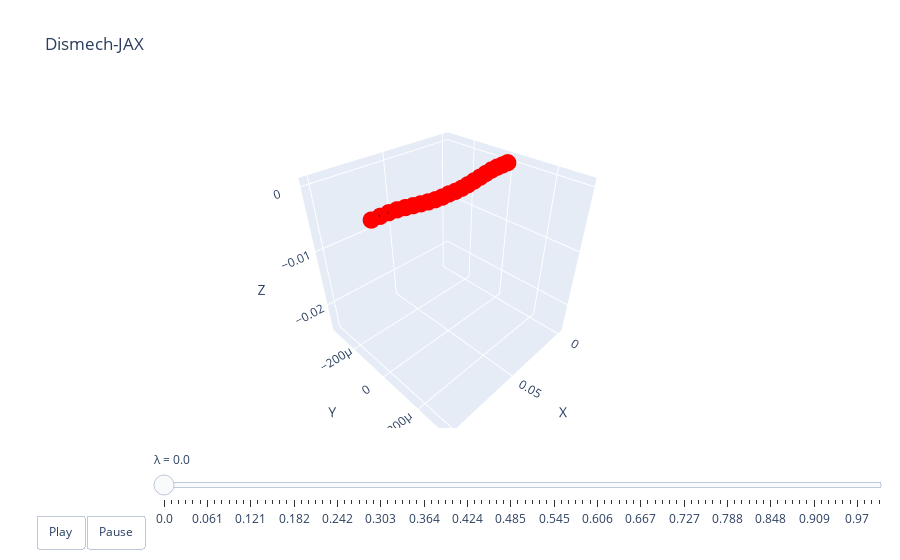

The code cell stored with this chart in its notebook:
### Code cell
lambdas = jnp.linspace(0, 1.0, 100)
xf_test = sim.solve(lambdas, xf0, final_Theta, aux, state, nsteps=10)
xb_star = jax.vmap(fixed_0, (0, None))(lambdas, aux)
qs = jax.vmap(get_q, (0, 0, None))(xf_test, xb_star, aux)
dismech.animate(lambdas, qs, top)

### Figure 1 — Plotly figure (JSON) as saved in the notebook; plotly's stock layout.template omitted (floating-point values rounded to 4 significant figures)
{"data": [{"line": {"color": "black", "width": 4}, "marker": {"color": "red", "size": 6}, "mode": "lines+markers", "name": "edges", "type": "scatter3d", "x": [0, 0.005, null, 0.005, 0.01, null, 0.01, 0.015, null, 0.015, 0.02, null, 0.02, 0.025, null, 0.025, 0.03, null, 0.03, 0.035, null, 0.035, 0.04, null, 0.04, 0.045, null, 0.045, 0.05, null, 0.05, 0.055, null, 0.055, 0.06, null, 0.06, 0.065, null, 0.065, 0.07, null, 0.07, 0.075, null, 0.075, 0.08, null, 0.08, 0.085, null, 0.085, 0.09, null, 0.09, 0.095, null, 0.095, 0.1, null], "y": [0, 0, null, 0, 0, null, 0, 0, null, 0, 0, null, 0, 0, null, 0, 0, null, 0, 0, null, 0, 0, null, 0, 0, null, 0, 0, null, 0, 0, null, 0, 0, null, 0, 0, null, 0, 0, null, 0, 0, null, 0, 0, null, 0, 0, null, 0, 0, null, 0, 0, null, 0, 0, null], "z": [0, 0, null, 0, 0, null, 0, -7.448e-05, null, -7.448e-05, -0.0002326, null, -0.0002326, -0.0004148, null, -0.0004148, -0.000598, null, -0.000598, -0.0007658, null, -0.0007658, -0.0008915, null, -0.0008915, -0.0009419, null, -0.0009419, -0.0009047, null, -0.0009047, -0.0009419, null, -0.0009419, -0.0008915, null, -0.0008915, -0.0007658, null, -0.0007658, -0.000598, null, -0.000598, -0.0004148, null, -0.0004148, -0.0002326, null, -0.0002326, -7.448e-05, null, -7.448e-05, 0, null, 0, 0, null, 0, 0, null]}], "layout": {"scene": {"xaxis": {"range": [-0.005, 0.105], "title": {"text": "X"}}, "yaxis": {"range": [-0.0003572, 0.0003464], "title": {"text": "Y"}}, "zaxis": {"range": [-0.02548, 0.001213], "title": {"text": "Z"}}}, "sliders": [{"currentvalue": {"prefix": "λ = "}, "steps": [{"args": [["0.0"], {"frame": {"duration": 50, "redraw": true}, "mode": "immediate"}], "label": "0.0", "method": "animate"}, {"args": [["0.01"], {"frame": {"duration": 50, "redraw": true}, "mode": "immediate"}], "label": "0.01", "method": "animate"}, {"args": [["0.02"], {"frame": {"duration": 50, "redraw": true}, "mode": "immediate"}], "label": "0.02", "method": "animate"}, {"args": [["0.03"], {"frame": {"duration": 50, "redraw": true}, "mode": "immediate"}], "label": "0.03", "method": "animate"}, {"args": [["0.04"], {"frame": {"duration": 50, "redraw": true}, "mode": "immediate"}], "label": "0.04", "method": "animate"}, {"args": [["0.051"], {"frame": {"duration": 50, "redraw": true}, "mode": "immediate"}], "label": "0.051", "method": "animate"}, {"args": [["0.061"], {"frame": {"duration": 50, "redraw": true}, "mode": "immediate"}], "label": "0.061", "method": "animate"}, {"args": [["0.071"], {"frame": {"duration": 50, "redraw": true}, "mode": "immediate"}], "label": "0.071", "method": "animate"}, {"args": [["0.081"], {"frame": {"duration": 50, "redraw": true}, "mode": "immediate"}], "label": "0.081", "method": "animate"}, {"args": [["0.091"], {"frame": {"duration": 50, "redraw": true}, "mode": "immediate"}], "label": "0.091", "method": "animate"}, {"args": [["0.101"], {"frame": {"duration": 50, "redraw": true}, "mode": "immediate"}], "label": "0.101", "method": "animate"}, {"args": [["0.111"], {"frame": {"duration": 50, "redraw": true}, "mode": "immediate"}], "label": "0.111", "method": "animate"}, {"args": [["0.121"], {"frame": {"duration": 50, "redraw": true}, "mode": "immediate"}], "label": "0.121", "method": "animate"}, {"args": [["0.131"], {"frame": {"duration": 50, "redraw": true}, "mode": "immediate"}], "label": "0.131", "method": "animate"}, {"args": [["0.141"], {"frame": {"duration": 50, "redraw": true}, "mode": "immediate"}], "label": "0.141", "method": "animate"}, {"args": [["0.152"], {"frame": {"duration": 50, "redraw": true}, "mode": "immediate"}], "label": "0.152", "method": "animate"}, {"args": [["0.162"], {"frame": {"duration": 50, "redraw": true}, "mode": "immediate"}], "label": "0.162", "method": "animate"}, {"args": [["0.172"], {"frame": {"duration": 50, "redraw": true}, "mode": "immediate"}], "label": "0.172", "method": "animate"}, {"args": [["0.182"], {"frame": {"duration": 50, "redraw": true}, "mode": "immediate"}], "label": "0.182", "method": "animate"}, {"args": [["0.192"], {"frame": {"duration": 50, "redraw": true}, "mode": "immediate"}], "label": "0.192", "method": "animate"}, {"args": [["0.202"], {"frame": {"duration": 50, "redraw": true}, "mode": "immediate"}], "label": "0.202", "method": "animate"}, {"args": [["0.212"], {"frame": {"duration": 50, "redraw": true}, "mode": "immediate"}], "label": "0.212", "method": "animate"}, {"args": [["0.222"], {"frame": {"duration": 50, "redraw": true}, "mode": "immediate"}], "label": "0.222", "method": "animate"}, {"args": [["0.232"], {"frame": {"duration": 50, "redraw": true}, "mode": "immediate"}], "label": "0.232", "method": "animate"}, {"args": [["0.242"], {"frame": {"duration": 50, "redraw": true}, "mode": "immediate"}], "label": "0.242", "method": "animate"}, {"args": [["0.253"], {"frame": {"duration": 50, "redraw": true}, "mode": "immediate"}], "label": "0.253", "method": "animate"}, {"args": [["0.263"], {"frame": {"duration": 50, "redraw": true}, "mode": "immediate"}], "label": "0.263", "method": "animate"}, {"args": [["0.273"], {"frame": {"duration": 50, "redraw": true}, "mode": "immediate"}], "label": "0.273", "method": "animate"}, {"args": [["0.283"], {"frame": {"duration": 50, "redraw": true}, "mode": "immediate"}], "label": "0.283", "method": "animate"}, {"args": [["0.293"], {"frame": {"duration": 50, "redraw": true}, "mode": "immediate"}], "label": "0.293", "method": "animate"}, {"args": [["0.303"], {"frame": {"duration": 50, "redraw": true}, "mode": "immediate"}], "label": "0.303", "method": "animate"}, {"args": [["0.313"], {"frame": {"duration": 50, "redraw": true}, "mode": "immediate"}], "label": "0.313", "method": "animate"}, {"args": [["0.323"], {"frame": {"duration": 50, "redraw": true}, "mode": "immediate"}], "label": "0.323", "method": "animate"}, {"args": [["0.333"], {"frame": {"duration": 50, "redraw": true}, "mode": "immediate"}], "label": "0.333", "method": "animate"}, {"args": [["0.343"], {"frame": {"duration": 50, "redraw": true}, "mode": "immediate"}], "label": "0.343", "method": "animate"}, {"args": [["0.354"], {"frame": {"duration": 50, "redraw": true}, "mode": "immediate"}], "label": "0.354", "method": "animate"}, {"args": [["0.364"], {"frame": {"duration": 50, "redraw": true}, "mode": "immediate"}], "label": "0.364", "method": "animate"}, {"args": [["0.374"], {"frame": {"duration": 50, "redraw": true}, "mode": "immediate"}], "label": "0.374", "method": "animate"}, {"args": [["0.384"], {"frame": {"duration": 50, "redraw": true}, "mode": "immediate"}], "label": "0.384", "method": "animate"}, {"args": [["0.394"], {"frame": {"duration": 50, "redraw": true}, "mode": "immediate"}], "label": "0.394", "method": "animate"}, {"args": [["0.404"], {"frame": {"duration": 50, "redraw": true}, "mode": "immediate"}], "label": "0.404", "method": "animate"}, {"args": [["0.414"], {"frame": {"duration": 50, "redraw": true}, "mode": "immediate"}], "label": "0.414", "method": "animate"}, {"args": [["0.424"], {"frame": {"duration": 50, "redraw": true}, "mode": "immediate"}], "label": "0.424", "method": "animate"}, {"args": [["0.434"], {"frame": {"duration": 50, "redraw": true}, "mode": "immediate"}], "label": "0.434", "method": "animate"}, {"args": [["0.444"], {"frame": {"duration": 50, "redraw": true}, "mode": "immediate"}], "label": "0.444", "method": "animate"}, {"args": [["0.455"], {"frame": {"duration": 50, "redraw": true}, "mode": "immediate"}], "label": "0.455", "method": "animate"}, {"args": [["0.465"], {"frame": {"duration": 50, "redraw": true}, "mode": "immediate"}], "label": "0.465", "method": "animate"}, {"args": [["0.475"], {"frame": {"duration": 50, "redraw": true}, "mode": "immediate"}], "label": "0.475", "method": "animate"}, {"args": [["0.485"], {"frame": {"duration": 50, "redraw": true}, "mode": "immediate"}], "label": "0.485", "method": "animate"}, {"args": [["0.495"], {"frame": {"duration": 50, "redraw": true}, "mode": "immediate"}], "label": "0.495", "method": "animate"}, {"args": [["0.505"], {"frame": {"duration": 50, "redraw": true}, "mode": "immediate"}], "label": "0.505", "method": "animate"}, {"args": [["0.515"], {"frame": {"duration": 50, "redraw": true}, "mode": "immediate"}], "label": "0.515", "method": "animate"}, {"args": [["0.525"], {"frame": {"duration": 50, "redraw": true}, "mode": "immediate"}], "label": "0.525", "method": "animate"}, {"args": [["0.535"], {"frame": {"duration": 50, "redraw": true}, "mode": "immediate"}], "label": "0.535", "method": "animate"}, {"args": [["0.545"], {"frame": {"duration": 50, "redraw": true}, "mode": "immediate"}], "label": "0.545", "method": "animate"}, {"args": [["0.556"], {"frame": {"duration": 50, "redraw": true}, "mode": "immediate"}], "label": "0.556", "method": "animate"}, {"args": [["0.566"], {"frame": {"duration": 50, "redraw": true}, "mode": "immediate"}], "label": "0.566", "method": "animate"}, {"args": [["0.576"], {"frame": {"duration": 50, "redraw": true}, "mode": "immediate"}], "label": "0.576", "method": "animate"}, {"args": [["0.586"], {"frame": {"duration": 50, "redraw": true}, "mode": "immediate"}], "label": "0.586", "method": "animate"}, {"args": [["0.596"], {"frame": {"duration": 50, "redraw": true}, "mode": "immediate"}], "label": "0.596", "method": "animate"}, {"args": [["0.606"], {"frame": {"duration": 50, "redraw": true}, "mode": "immediate"}], "label": "0.606", "method": "animate"}, {"args": [["0.616"], {"frame": {"duration": 50, "redraw": true}, "mode": "immediate"}], "label": "0.616", "method": "animate"}, {"args": [["0.626"], {"frame": {"duration": 50, "redraw": true}, "mode": "immediate"}], "label": "0.626", "method": "animate"}, {"args": [["0.636"], {"frame": {"duration": 50, "redraw": true}, "mode": "immediate"}], "label": "0.636", "method": "animate"}, {"args": [["0.646"], {"frame": {"duration": 50, "redraw": true}, "mode": "immediate"}], "label": "0.646", "method": "animate"}, {"args": [["0.657"], {"frame": {"duration": 50, "redraw": true}, "mode": "immediate"}], "label": "0.657", "method": "animate"}, {"args": [["0.667"], {"frame": {"duration": 50, "redraw": true}, "mode": "immediate"}], "label": "0.667", "method": "animate"}, {"args": [["0.677"], {"frame": {"duration": 50, "redraw": true}, "mode": "immediate"}], "label": "0.677", "method": "animate"}, {"args": [["0.687"], {"frame": {"duration": 50, "redraw": true}, "mode": "immediate"}], "label": "0.687", "method": "animate"}, {"args": [["0.697"], {"frame": {"duration": 50, "redraw": true}, "mode": "immediate"}], "label": "0.697", "method": "animate"}, {"args": [["0.707"], {"frame": {"duration": 50, "redraw": true}, "mode": "immediate"}], "label": "0.707", "method": "animate"}, {"args": [["0.717"], {"frame": {"duration": 50, "redraw": true}, "mode": "immediate"}], "label": "0.717", "method": "animate"}, {"args": [["0.727"], {"frame": {"duration": 50, "redraw": true}, "mode": "immediate"}], "label": "0.727", "method": "animate"}, {"args": [["0.737"], {"frame": {"duration": 50, "redraw": true}, "mode": "immediate"}], "label": "0.737", "method": "animate"}, {"args": [["0.747"], {"frame": {"duration": 50, "redraw": true}, "mode": "immediate"}], "label": "0.747", "method": "animate"}, {"args": [["0.758"], {"frame": {"duration": 50, "redraw": true}, "mode": "immediate"}], "label": "0.758", "method": "animate"}, {"args": [["0.768"], {"frame": {"duration": 50, "redraw": true}, "mode": "immediate"}], "label": "0.768", "method": "animate"}, {"args": [["0.778"], {"frame": {"duration": 50, "redraw": true}, "mode": "immediate"}], "label": "0.778", "method": "animate"}, {"args": [["0.788"], {"frame": {"duration": 50, "redraw": true}, "mode": "immediate"}], "label": "0.788", "method": "animate"}, {"args": [["0.798"], {"frame": {"duration": 50, "redraw": true}, "mode": "immediate"}], "label": "0.798", "method": "animate"}, {"args": [["0.808"], {"frame": {"duration": 50, "redraw": true}, "mode": "immediate"}], "label": "0.808", "method": "animate"}, {"args": [["0.818"], {"frame": {"duration": 50, "redraw": true}, "mode": "immediate"}], "label": "0.818", "method": "animate"}, {"args": [["0.828"], {"frame": {"duration": 50, "redraw": true}, "mode": "immediate"}], "label": "0.828", "method": "animate"}, {"args": [["0.838"], {"frame": {"duration": 50, "redraw": true}, "mode": "immediate"}], "label": "0.838", "method": "animate"}, {"args": [["0.848"], {"frame": {"duration": 50, "redraw": true}, "mode": "immediate"}], "label": "0.848", "method": "animate"}, {"args": [["0.859"], {"frame": {"duration": 50, "redraw": true}, "mode": "immediate"}], "label": "0.859", "method": "animate"}, {"args": [["0.869"], {"frame": {"duration": 50, "redraw": true}, "mode": "immediate"}], "label": "0.869", "method": "animate"}, {"args": [["0.879"], {"frame": {"duration": 50, "redraw": true}, "mode": "immediate"}], "label": "0.879", "method": "animate"}, {"args": [["0.889"], {"frame": {"duration": 50, "redraw": true}, "mode": "immediate"}], "label": "0.889", "method": "animate"}, {"args": [["0.899"], {"frame": {"duration": 50, "redraw": true}, "mode": "immediate"}], "label": "0.899", "method": "animate"}, {"args": [["0.909"], {"frame": {"duration": 50, "redraw": true}, "mode": "immediate"}], "label": "0.909", "method": "animate"}, {"args": [["0.919"], {"frame": {"duration": 50, "redraw": true}, "mode": "immediate"}], "label": "0.919", "method": "animate"}, {"args": [["0.929"], {"frame": {"duration": 50, "redraw": true}, "mode": "immediate"}], "label": "0.929", "method": "animate"}, {"args": [["0.939"], {"frame": {"duration": 50, "redraw": true}, "mode": "immediate"}], "label": "0.939", "method": "animate"}, {"args": [["0.949"], {"frame": {"duration": 50, "redraw": true}, "mode": "immediate"}], "label": "0.949", "method": "animate"}, {"args": [["0.96"], {"frame": {"duration": 50, "redraw": true}, "mode": "immediate"}], "label": "0.96", "method": "animate"}, {"args": [["0.97"], {"frame": {"duration": 50, "redraw": true}, "mode": "immediate"}], "label": "0.97", "method": "animate"}, {"args": [["0.98"], {"frame": {"duration": 50, "redraw": true}, "mode": "immediate"}], "label": "0.98", "method": "animate"}, {"args": [["0.99"], {"frame": {"duration": 50, "redraw": true}, "mode": "immediate"}], "label": "0.99", "method": "animate"}, {"args": [["1.0"], {"frame": {"duration": 50, "redraw": true}, "mode": "immediate"}], "label": "1.0", "method": "animate"}], "transition": {"duration": 0}, "x": 0.1, "y": 0}], "title": {"text": "Dismech-JAX"}, "updatemenus": [{"buttons": [{"args": [null, {"frame": {"duration": 50, "redraw": true}, "fromcurrent": true}], "label": "Play", "method": "animate"}, {"args": [[null], {"frame": {"duration": 0, "redraw": true}, "mode": "immediate"}], "label": "Pause", "method": "animate"}], "direction": "left", "pad": {"r": 10, "t": 87}, "showactive": false, "type": "buttons", "x": 0.1, "xanchor": "right", "y": 0, "yanchor": "top"}]}}
